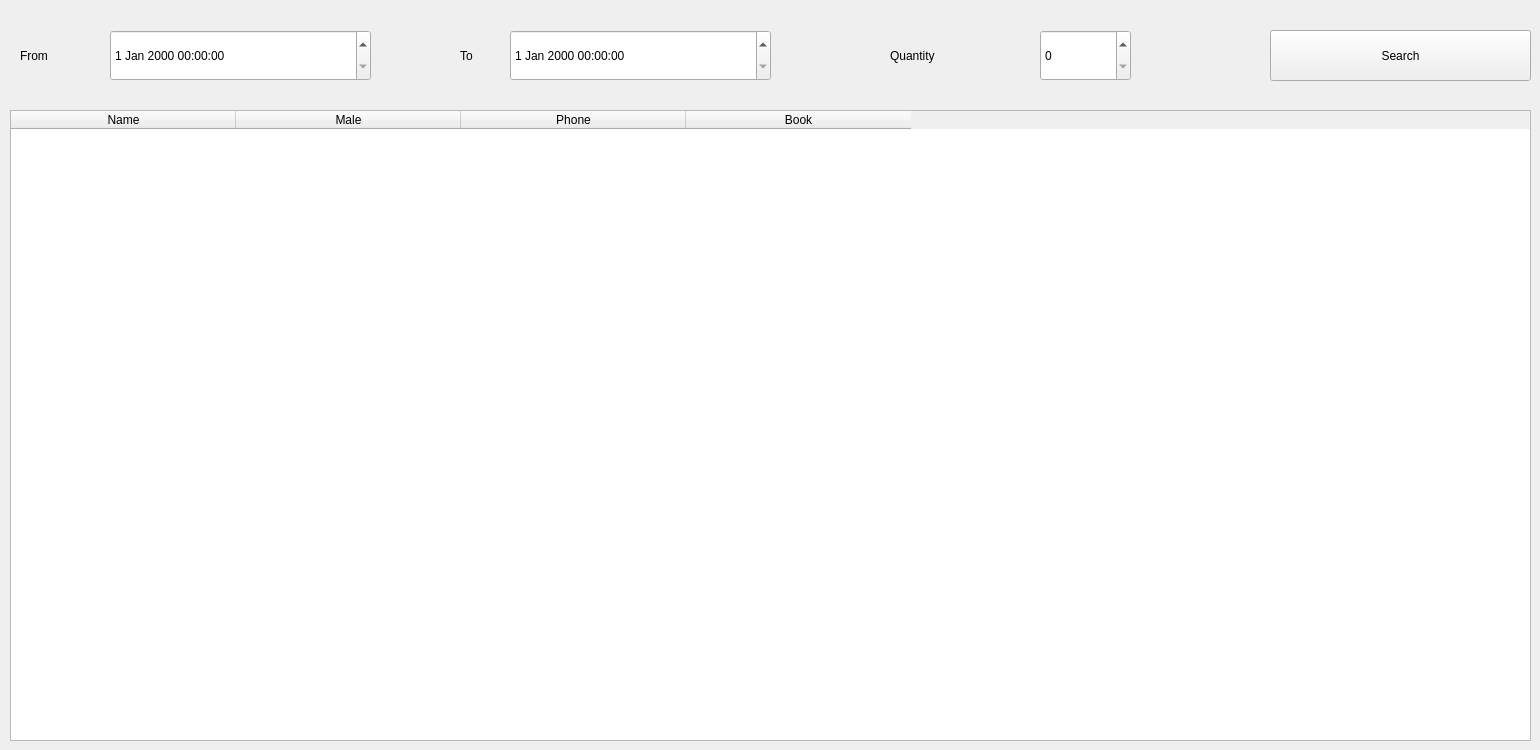
      <widget class="QWidget" name="tab_13">
       <attribute name="title">
        <string>Clients</string>
       </attribute>
       <widget class="QDateTimeEdit" name="dateTimeEdit_6">
        <property name="geometry">
         <rect>
          <x>110</x>
          <y>30</y>
          <width>261</width>
          <height>51</height>
         </rect>
        </property>
        <property name="styleSheet">
         <string notr="true">font: 16pt &quot;Times New Roman&quot;;</string>
        </property>
       </widget>
       <widget class="QLabel" name="label_18">
        <property name="geometry">
         <rect>
          <x>890</x>
          <y>30</y>
          <width>131</width>
          <height>51</height>
         </rect>
        </property>
        <property name="styleSheet">
         <string notr="true">font: 20pt &quot;Times New Roman&quot;;</string>
        </property>
        <property name="text">
         <string>Quantity</string>
        </property>
       </widget>
       <widget class="QPushButton" name="pushButton_27">
        <property name="geometry">
         <rect>
          <x>1270</x>
          <y>30</y>
          <width>261</width>
          <height>51</height>
         </rect>
        </property>
        <property name="styleSheet">
         <string notr="true">font: 75 20pt &quot;Times New Roman&quot;;</string>
        </property>
        <property name="text">
         <string>Search</string>
        </property>
       </widget>
       <widget class="QSpinBox" name="spinBox_6">
        <property name="geometry">
         <rect>
          <x>1040</x>
          <y>30</y>
          <width>91</width>
          <height>51</height>
         </rect>
        </property>
        <property name="styleSheet">
         <string notr="true">font: 16pt &quot;Times New Roman&quot;;</string>
        </property>
       </widget>
       <widget class="QDateTimeEdit" name="dateTimeEdit_5">
        <property name="geometry">
         <rect>
          <x>510</x>
          <y>30</y>
          <width>261</width>
          <height>51</height>
         </rect>
        </property>
        <property name="styleSheet">
         <string notr="true">font: 16pt &quot;Times New Roman&quot;;</string>
        </property>
       </widget>
       <widget class="QTableWidget" name="tableWidget_9">
        <property name="geometry">
         <rect>
          <x>10</x>
          <y>110</y>
          <width>1521</width>
          <height>631</height>
         </rect>
        </property>
        <property name="styleSheet">
         <string notr="true">font: 75 20pt &quot;Times New Roman&quot;;</string>
        </property>
        <attribute name="horizontalHeaderDefaultSectionSize">
         <number>225</number>
        </attribute>
        <attribute name="horizontalHeaderMinimumSectionSize">
         <number>100</number>
        </attribute>
        <attribute name="verticalHeaderShowSortIndicator" stdset="0">
         <bool>true</bool>
        </attribute>
        <column>
         <property name="text">
          <string>Name</string>
         </property>
         <property name="textAlignment">
          <set>AlignCenter</set>
         </property>
        </column>
        <column>
         <property name="text">
          <string>Male</string>
         </property>
         <property name="textAlignment">
          <set>AlignCenter</set>
         </property>
        </column>
        <column>
         <property name="text">
          <string>Phone</string>
         </property>
         <property name="textAlignment">
          <set>AlignCenter</set>
         </property>
        </column>
        <column>
         <property name="text">
          <string>Book</string>
         </property>
         <property name="textAlignment">
          <set>AlignCenter</set>
         </property>
        </column>
       </widget>
       <widget class="QLabel" name="label_17">
        <property name="geometry">
         <rect>
          <x>460</x>
          <y>30</y>
          <width>41</width>
          <height>51</height>
         </rect>
        </property>
        <property name="styleSheet">
         <string notr="true">font: 20pt &quot;Times New Roman&quot;;</string>
        </property>
        <property name="text">
         <string>To</string>
        </property>
       </widget>
       <widget class="QLabel" name="label_19">
        <property name="geometry">
         <rect>
          <x>20</x>
          <y>30</y>
          <width>81</width>
          <height>51</height>
         </rect>
        </property>
        <property name="styleSheet">
         <string notr="true">font: 20pt &quot;Times New Roman&quot;;</string>
        </property>
        <property name="text">
         <string>From</string>
        </property>
       </widget>
      </widget>
